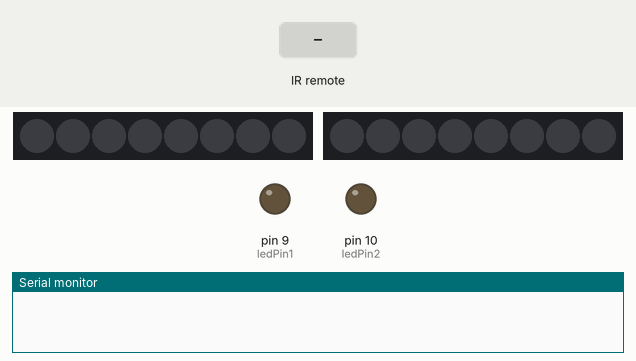
Recording of a sketch running on a simulated Arduino Uno, built with avr-gcc and run on an emulated ATmega328P. Shown: 2 × 8 RGB LEDs in strip order, left to right, output pins drawn as LEDs (lit = HIGH), the last lines printed to the serial monitor. The test bench sets the inputs (shaded band).

Above: at 1.2 s.
1.3 s: infrared code 0xFF7A85 received
At 2.0 s:
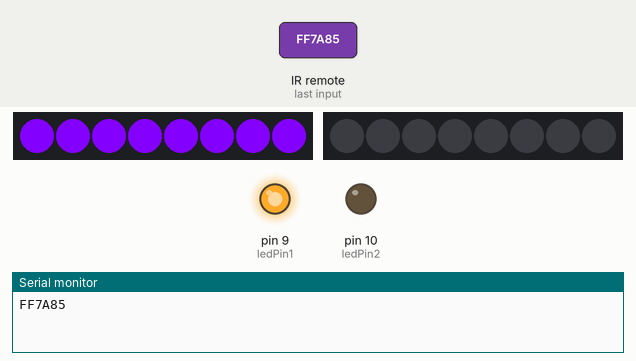
2.8 s: infrared code 0xFF30CF received
At 3.2 s:
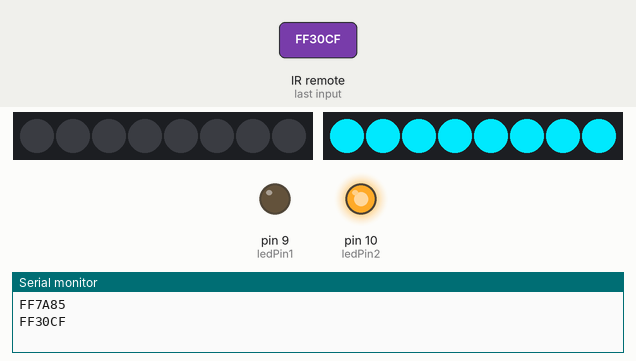
4.3 s: infrared code 0xFF18E7 received
At 5.5 s:
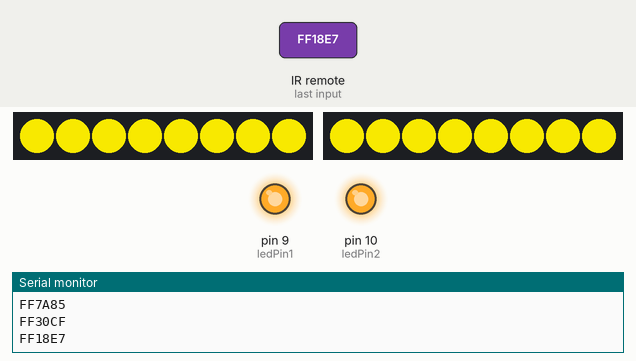
5.8 s: infrared code 0xFF7A85 received
At 6.5 s:
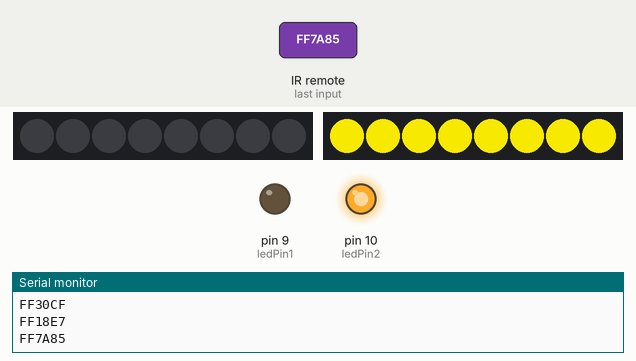
Timing chart, 0 to 8.3 s (numbered marks = the images above; inputs shaded):
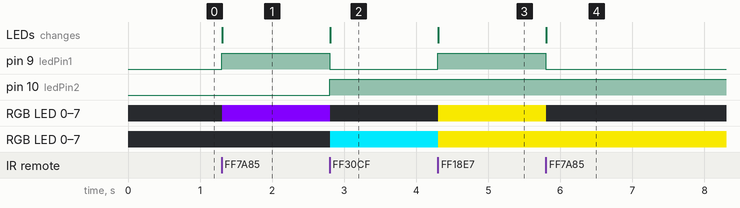

Measured:
- after the input at 1.3 s, pin 9 (ledPin1): LOW → HIGH at once; RGB LED 0–7: off → RGB(130, 0, 252) at once; the LEDs: change at once (image 1)
- after the input at 2.8 s, pin 9 (ledPin1): HIGH → LOW at once; pin 10 (ledPin2): LOW → HIGH at once; RGB LED 0–7: RGB(130, 0, 252) → off at once; RGB LED 0–7: off → RGB(0, 231, 252) at once; the LEDs: change at once (image 2)
- after the input at 4.3 s, pin 9 (ledPin1): LOW → HIGH at once; RGB LED 0–7: off → RGB(232, 218, 0) at once; RGB LED 0–7: RGB(0, 231, 252) → RGB(232, 218, 0) at once; the LEDs: change at once (image 3)
- after the input at 5.8 s, pin 9 (ledPin1): HIGH → LOW at once; RGB LED 0–7: RGB(232, 218, 0) → off at once; the LEDs: change at once (image 4)

The sketch:

FinalProject.ino
```cpp
#include <Adafruit_NeoPixel.h>
#include <IRremote.h>

Adafruit_NeoPixel strip1(8, 7);
Adafruit_NeoPixel strip2(8, 8);

const int RECV_PIN = 11;
IRrecv irrecv(RECV_PIN);
decode_results results;

uint32_t purple = strip1.Color(130, 0, 252);
uint32_t yellow = strip1.Color(232, 218, 0);
uint32_t cyan = strip1.Color(0, 231, 252);
uint32_t off = strip1.Color(0, 0, 0);

boolean power1 = false;
boolean power2 = false;
boolean power3 = false;

int ledPin1 = 9;
int ledPin2 = 10;

void setup() {
  strip1.begin();
  strip2.begin();
  strip1.clear();
  strip2.clear();
  strip1.show();
  strip2.show();

  pinMode(ledPin1, OUTPUT);
  pinMode(ledPin2, OUTPUT);


  Serial.begin(9600);
  irrecv.enableIRIn();
  irrecv.blink13(true);
}

void loop() {
  lightControl();
}


void lightControl(){
if (irrecv.decode(&results)) {
    Serial.println(results.value, HEX);
    irrecv.resume();

    if (results.value == 0xFF7A85 && power1 == false) {
      for (int index = 0; index < strip1.numPixels(); index++) {
        strip1.setPixelColor(index, purple);
        strip1.show();
        digitalWrite(ledPin1, HIGH);
        strip2.setPixelColor(index, off);
        strip2.show();
        digitalWrite(ledPin2, LOW);

      }
      power1 = !power1;

    }
    else if(results.value == 0xFF7A85 && power1 == true) {
      for (int index = 0; index < strip1.numPixels(); index++) {
        strip1.setPixelColor(index, off);
        strip1.show();
        digitalWrite(ledPin1, LOW);

      }
      power1 = !power1;
    }
    if (results.value == 0xFF30CF && power2 == false) {
      for (int index = 0; index < strip2.numPixels(); index++) {
        strip2.setPixelColor(index, cyan);
        strip2.show();
        digitalWrite(ledPin2, HIGH);
        strip1.setPixelColor(index, off);
        strip1.show();
        digitalWrite(ledPin1, LOW);

      }
      power2 = !power2;
    }
    else if (results.value == 0xFF30CF && power2 == true) {
for (int index = 0; index < strip2.numPixels(); index++) {
        strip2.setPixelColor(index, off);
        strip2.show();
        digitalWrite(ledPin2, LOW);

      }
      power2 = !power2;

    }
    if (results.value == 0xFF18E7 && power3 == false) {
      for (int index = 0; index < strip1.numPixels(); index++) {
        strip1.setPixelColor(index, yellow);
        strip2.setPixelColor(index, yellow);
        digitalWrite(ledPin2, HIGH);
        digitalWrite(ledPin1, HIGH);


        strip1.show();
        strip2.show();
      }
      power3 = !power3;
    }
    else if (results.value == 0xFF18E7 && power3 == true) {
     for (int index = 0; index < strip1.numPixels(); index++) {
        strip1.setPixelColor(index, off);
        strip1.show();
        strip2.setPixelColor(index, off);
        strip2.show();
        digitalWrite(ledPin2, LOW);
        digitalWrite(ledPin1, LOW);
      }
     power3 = !power3;
     power1 = false;
     power2 = false;

    }
  }


}
```
